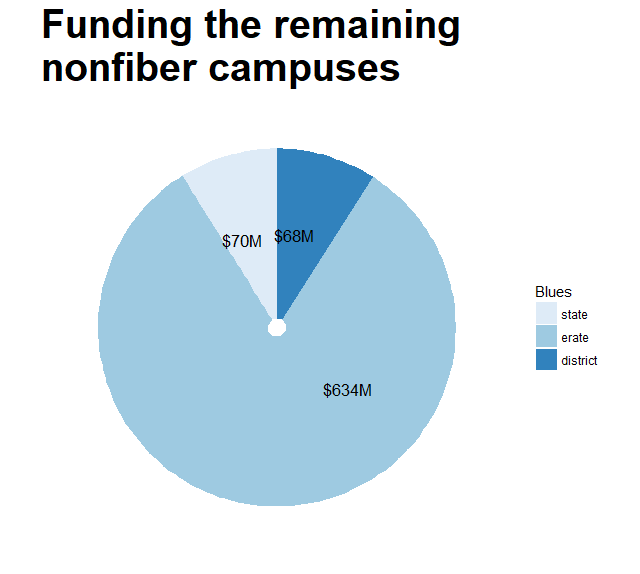

The script that drew this image:
## =========================================
##
## Create pie chart
##
## =========================================

## Clearing memory
rm(list=ls())

## set working directory
setwd("C:/Users/jesch/OneDrive/Documents/GitHub/ficher/Projects_SotS_2017/fiber/funding_the_gap_2017")

## load packages (if not already in the environment)
packages.to.install <- c("dplyr", "ggplot2", "reshape2")
for (i in 1:length(packages.to.install)){
  if (!packages.to.install[i] %in% rownames(installed.packages())){
    install.packages(packages.to.install[i])
  }
}
library(dplyr)
library(ggplot2)
library(reshape2)
blank_theme <- theme_minimal()+
  theme(
    axis.title.x = element_blank(),
    axis.title.y = element_blank(),
    panel.border = element_blank(),
    panel.grid=element_blank(),
    axis.ticks = element_blank(),
    plot.title=element_text(size=14, face="bold")
  )

##import
state_costs <- read.csv("data/processed/state_metrics.csv")
funding_the_gap <- state_costs %>% summarise(state = sum(extrapolated_total_state_funding),
                                             erate = sum(extrapolated_total_erate_funding),
                                             district = sum(extrapolated_total_district_funding))


##reshape
funding_the_gap <- melt(funding_the_gap)

##pie chart with same as last yr
p.1 <- ggplot(funding_the_gap, aes(x="", y=value, fill=variable)) +
  geom_bar(stat="identity")+
  ylab("")+
  xlab("")+
  ggtitle("Funding the remaining \nnonfiber campuses")
p.1 + 
  coord_polar("y", start=0) +  
  scale_fill_brewer("Blues") +
  blank_theme +
  theme(axis.text.x=element_blank()) +
  geom_text(aes(y = value/3 + c(0, cumsum(value)[-length(value)]), 
                label = paste('$',round(value/1000000,0),'M', sep="")), size=4.5)+ 
  theme(plot.title = element_text(size = 30, face = "bold"))


##data -- state pays allocation or minimum
variable = c("state", "erate", "district")
value = c(105.9, 607.6, 58.4)
funding_the_gap2 = data.frame(variable, value)

#pie chart
p.2 <- ggplot(funding_the_gap2, aes(x="", y=value, fill=variable)) +
  geom_bar(stat="identity")+
  ylab("")+
  xlab("")+
  ggtitle("Funding the remaining \nnonfiber campuses")
p.2 + 
  coord_polar("y", start=0) +  
  scale_fill_brewer("Blues") +
  blank_theme +
  theme(axis.text.x=element_blank()) +
  geom_text(aes(y = value/3 + c(0, cumsum(value)[-length(value)]), 
                label = paste('$',value,'M', sep="")), size=4)+ 
  theme(plot.title = element_text(size = 30, face = "bold"))

##data -- state pays allocation or minimum
variable = c("state", "erate")
value = c(137.9, 634)
funding_the_gap3 = data.frame(variable, value)

#pie chart
p.3 <- ggplot(funding_the_gap3, aes(x="", y=value, fill=variable)) +
  geom_bar(stat="identity")+
  ylab("")+
  xlab("")+
  ggtitle("Funding the remaining \nnonfiber campuses")
p.3 + 
  coord_polar("y", start=0) +  
  scale_fill_brewer("Blues") +
  blank_theme +
  theme(axis.text.x=element_blank()) +
  geom_text(aes(y = value/3 + c(0, cumsum(value)[-length(value)]), 
                label = paste('$',value,'M', sep="")), size=4.5)+ 
  theme(plot.title = element_text(size = 30, face = "bold"))
